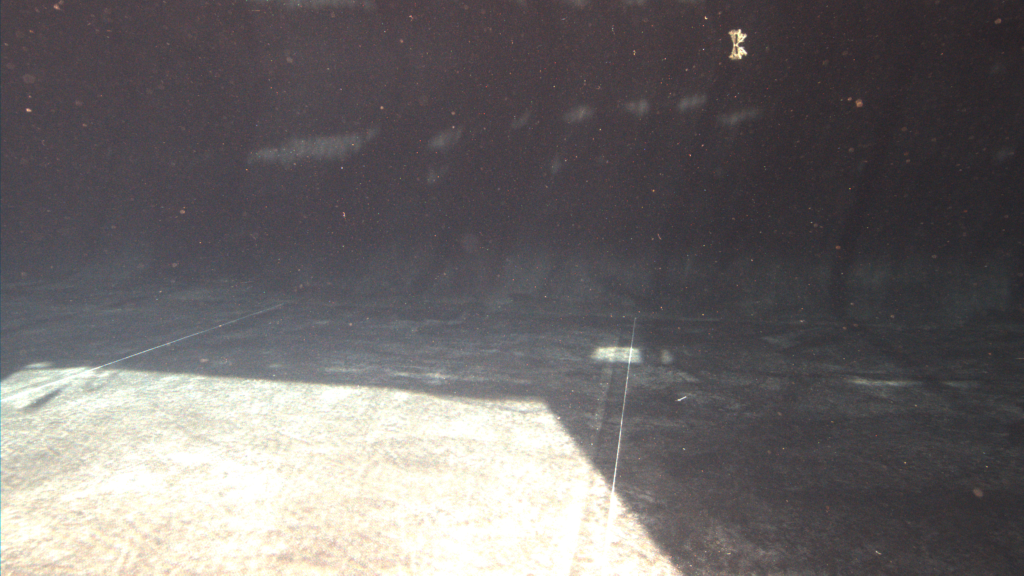
#> input picture out/overfitting_dataset/L1_2024_11_27-13_15_03-0_f_100_left.png, 1024 x 576 px; its folder holds 2 pictures in this run
$ python crop.py
#> lines starting #> are read from the running program, lines starting #| are printed output that depends on the picture
import os
import glob
from PIL import Image

# 1. Definir el patrón de búsqueda y la carpeta de salida
patron = "L1_2024_11_27-13_15_03-*"
carpeta_salida = "//home/slimbook/fish_sizing/out/overfitting_dataset/"

# Crear carpeta de salida si no existe
if not os.path.exists(carpeta_salida):
    os.makedirs(carpeta_salida)

# 2. Buscar las imágenes
archivos = glob.glob(os.path.join(carpeta_salida,patron))
print(f"Se encontraron {len(archivos)} imágenes para procesar.")

for archivo in archivos:
    try:
        with Image.open(archivo) as img:
#> img is the input picture: PIL image 1024x576 RGB; mean R, G, B 109.5, 105.5, 105.7
            width, height = img.size
#> width = 1024; height = 576

            # 3. Definir el área de recorte
            # Queremos eliminar el tercio superior, así que el corte empieza en height/3
            # La tupla es (izquierda, arriba, derecha, abajo)
            nuevo_top = height // 4
#> nuevo_top = 144
            area_recorte = (0, nuevo_top, width, height)
#> area_recorte = (0, 144, 1024, 576)

            img_recortada = img.crop(area_recorte)
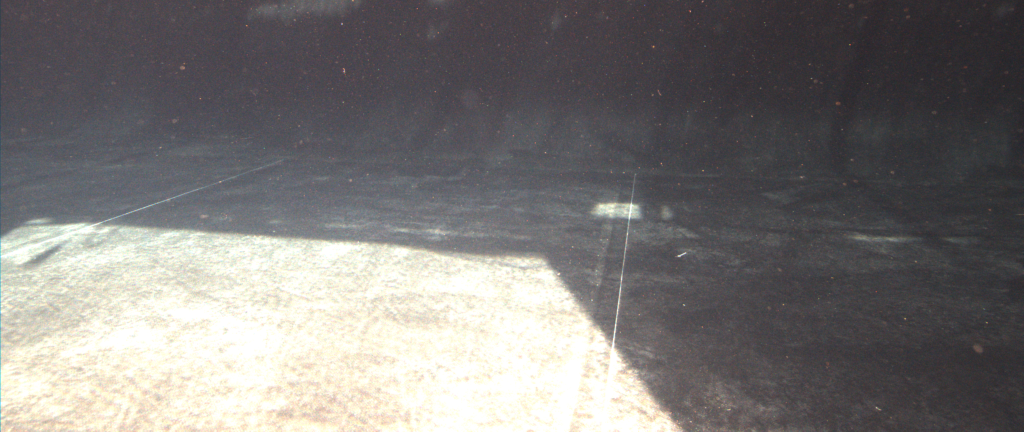
#> img_recortada: PIL image 1024x432 RGB; mean R, G, B 122.3, 119.8, 118.7

            # 4. Guardar en la carpeta nueva
            nombre_archivo = os.path.basename(archivo)
            ruta_guardado = os.path.join(carpeta_salida, nombre_archivo)

            # Guardamos con la misma calidad o formato
            img_recortada.save(ruta_guardado)
            print(f"Procesada: {nombre_archivo}")

    except Exception as e:
        print(f"Error procesando {archivo}: {e}")
#> pass 2 of the loop `for archivo in archivos:`:
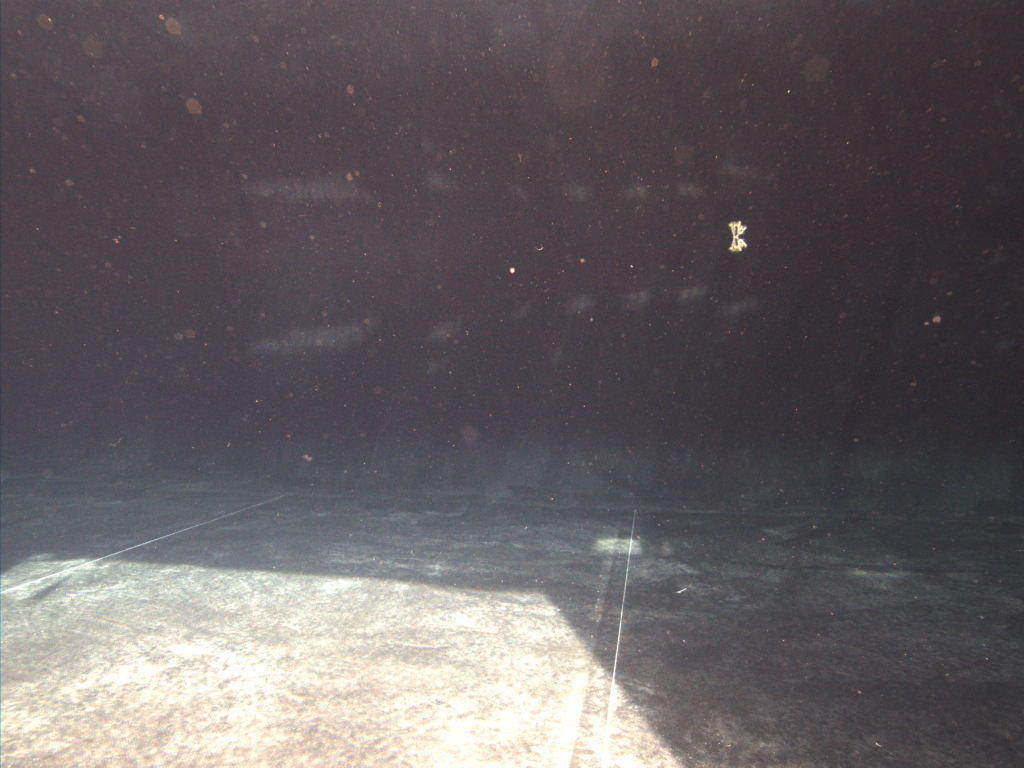
#> input picture out/overfitting_dataset/L1_2024_11_27-13_15_03-0_f_200_left.png, 1024 x 768 px
#> img is the input picture: PIL image 1024x768 RGB; mean R, G, B 100.2, 94.8, 97
#> `img_recortada = img.crop(area_recorte)`:
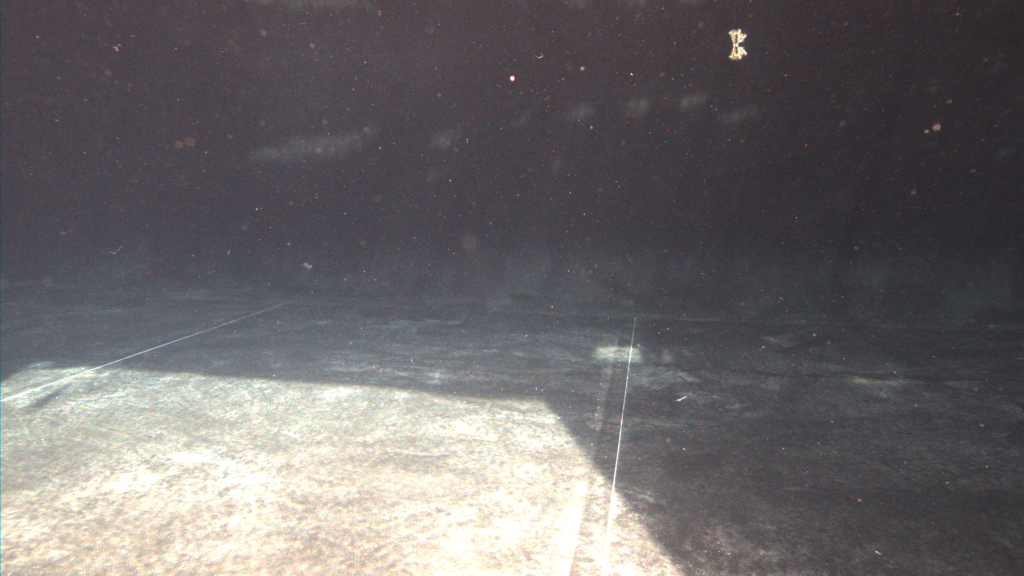
#> img_recortada: PIL image 1024x576 RGB; mean R, G, B 107.6, 103.9, 105.1

print("¡Proceso terminado!")
